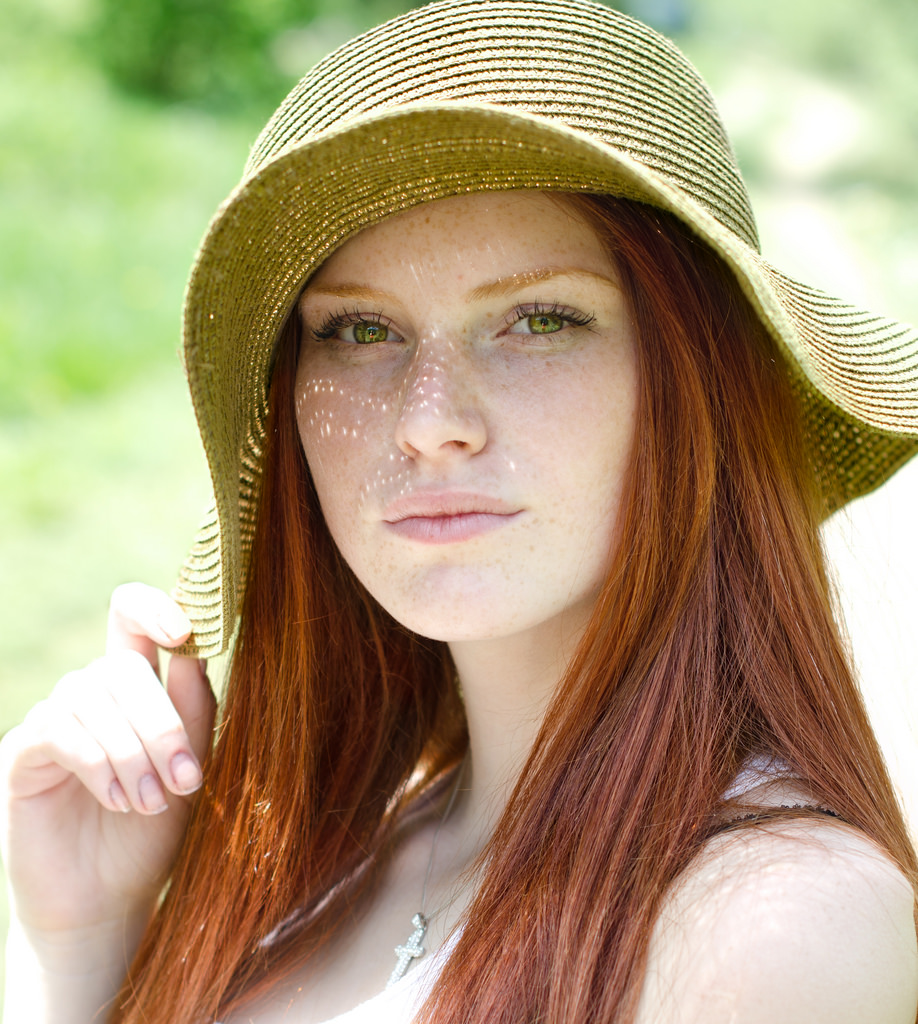
#> input picture images/GirlWearingHat.jpg, 918 x 1024 px, given in place of the camera
$ python capture_face.py
#> lines starting #> are read from the running program, lines starting #| are printed output that depends on the picture; after the words box and inside, x2 and y2 are one past the last pixel; in counts of white or black regions, pixels touching at a corner belong together
import cv2
import numpy as np
import os

cascade_path = os.path.expanduser('~')+"/.pyenv/versions/anaconda3-4.3.0/share/OpenCV/haarcascades/haarcascade_frontalface_alt2.xml"


def capture_camera(save_path):
#> called with save_path = 'images/capture.png'
    cascade = cv2.CascadeClassifier(cascade_path)
    cap = cv2.VideoCapture(0)
    while True:
        ret, frame = cap.read()
#> frame is the input picture: shape (1024, 918, 3); mean B, G, R 119, 152.6, 170.4
        orgHeight, orgWidth = frame.shape[:2]
#> orgHeight = 1024; orgWidth = 918
        while (orgWidth > 1000 or orgHeight > 1000):
            frame = cv2.resize(frame, (int(orgWidth/2), int(orgHeight/2)))
            orgHeight, orgWidth = frame.shape[:2]
#> this loop made 1 pass
#> pass 1, in capture_camera, `frame = cv2.resize(frame, (int(orgWidth/2), int(orgHeight/2)))`:
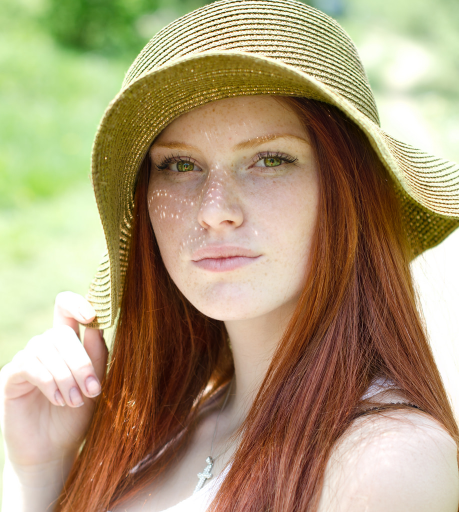
#> frame: shape (512, 459, 3); mean B, G, R 119.1, 152.7, 170.5
        facerect = cascade.detectMultiScale(
            cv2.cvtColor(frame, cv2.COLOR_BGR2GRAY),
            scaleFactor=1.11,
            minNeighbors=3,
            minSize=(100, 100)
        )
#> facerect = [[120, 96, 214, 214]]
        img = frame.copy()
        if len(facerect) != 0:
            for rect in facerect:
                org_length = rect[3]/2.
                face_center = np.array((rect[0:2]+rect[2:4]/2.)-np.array([0, org_length*0.25])).astype(np.int32)
                scale = 1.7
                af_length = int(min([min(face_center[0]+org_length*scale, img.shape[1])-face_center[0], face_center[0]-max(face_center[0]-org_length*scale, 0),
                                     min(face_center[1]+org_length*scale, img.shape[0])-face_center[1], face_center[1]-max(face_center[1]-org_length*scale, 0)]))
                cv2.rectangle(img, tuple(face_center-af_length), tuple(face_center+af_length),
                              (0, 300, 300), thickness=2)
#> this loop made 1 pass
#> (rect, org_length, face_center, scale, af_length) on pass 1: ([120, 96, 214, 214], 107, [227, 176], 1.7, 176)
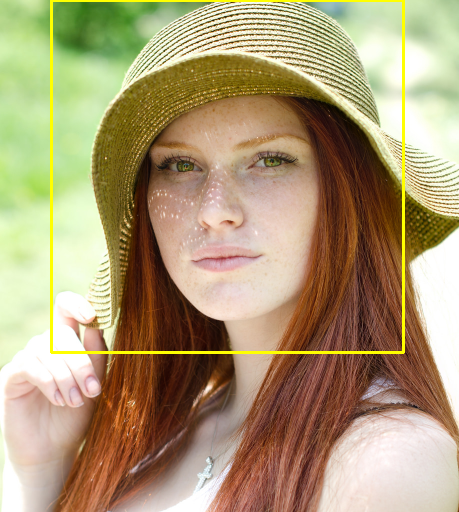
#> img: shape (512, 459, 3); 1.65% of pixels changed, all inside (x1, y1, x2, y2) = (50, 0, 405, 354)
        cv2.imshow("camera", img[:, ::-1])
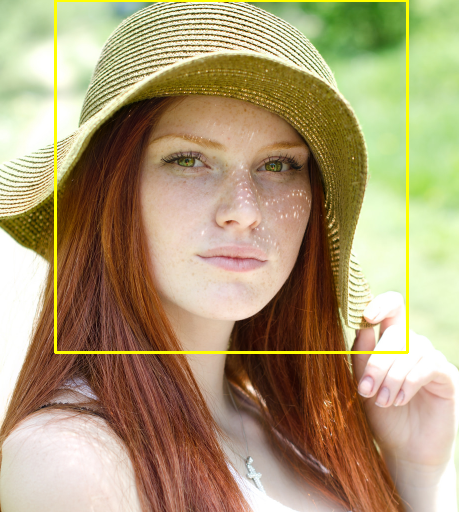
#> window 'camera': shape (512, 459, 3); mean B, G, R 117.1, 154.2, 172
        k = cv2.waitKey(1)  # Wait for 1msec
#> (key Esc is pressed here)
        if k == 27:  # ESC key to quit
            cv2.imwrite(save_path, frame[:, ::-1])
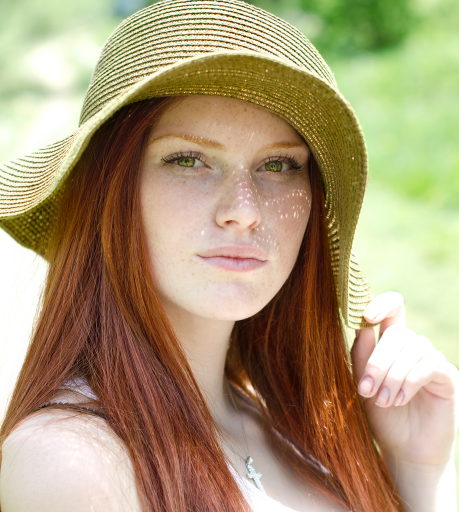
#> saved as capture.png: shape (512, 459, 3); mean B, G, R 119.1, 152.7, 170.5
            break
    cap.release()
    cv2.destroyWindow("camera")


if __name__ == '__main__':
    save_path = 'images/capture.png'
    capture_camera(save_path)

$ run again, on images/IwamatsuRyo.jpg
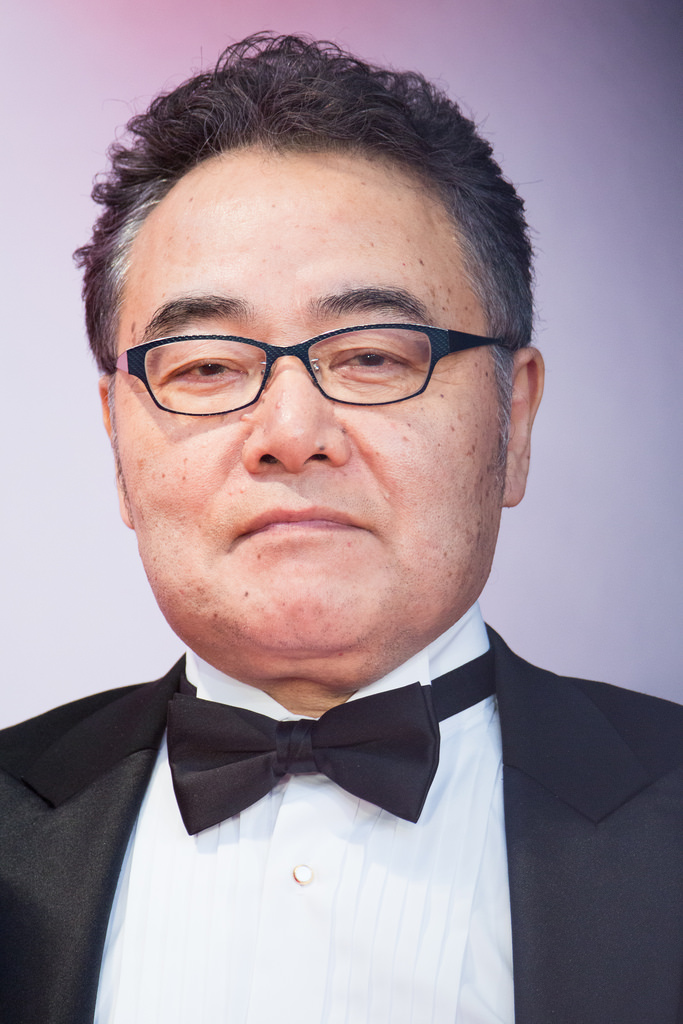
#> input picture images/IwamatsuRyo.jpg, 683 x 1024 px, given in place of the camera
#> in capture_camera, frame is the input picture: shape (1024, 683, 3); mean B, G, R 154.6, 145.2, 161.5
#> facerect = [[24, 82, 243, 243]]
#> the loop in capture_camera, `for rect in facerect:` made 1 pass
#> (rect, org_length, face_center, scale, af_length) on pass 1: ([24, 82, 243, 243], 121.5, [145, 173], 1.7, 145)
#> after the loop in capture_camera, `for rect in facerect:`:
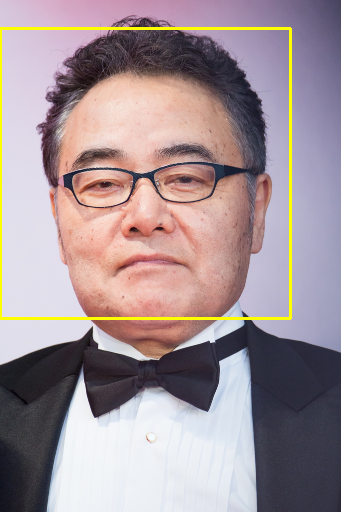
#> img: shape (512, 341, 3); mean B, G, R 151.1, 146.8, 162.7
#> in capture_camera, `cv2.imwrite(save_path, frame[:, ::-1])`:
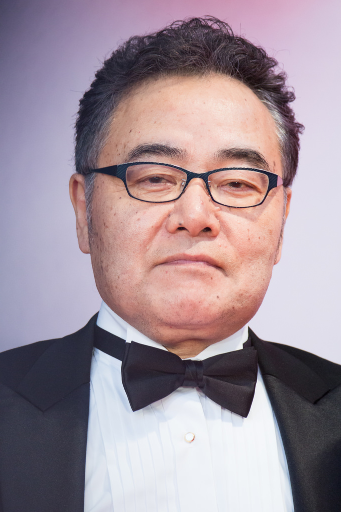
#> saved as capture.png: shape (512, 341, 3); mean B, G, R 154.5, 145.2, 161.4

$ run again, on images/ManyGirls.jpg
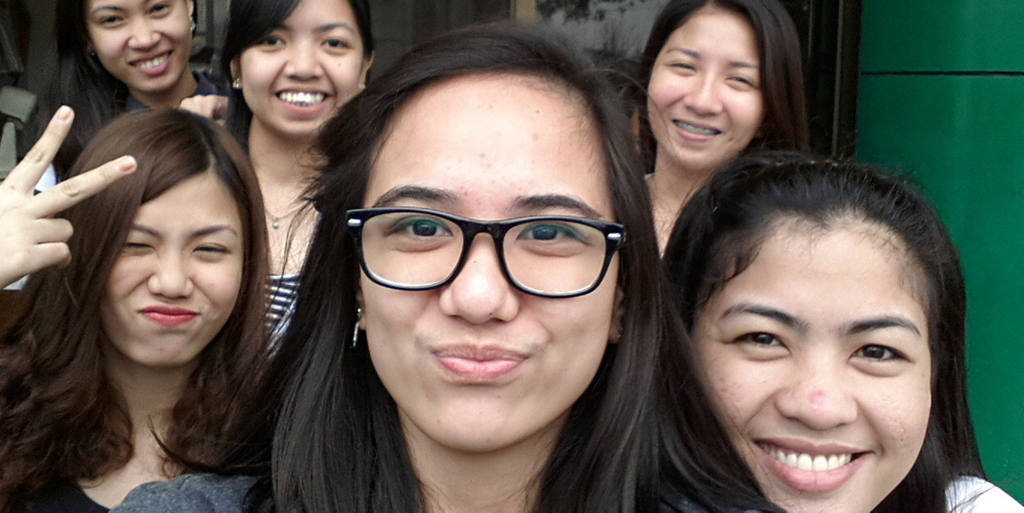
#> input picture images/ManyGirls.jpg, 2048 x 1025 px, given in place of the camera (shown at 1/2 size)
#> in capture_camera, frame is the input picture: shape (1025, 2048, 3); mean B, G, R 83.2, 93.1, 101
#> facerect = [[34, 81, 106, 106], [345, 121, 123, 123], [160, 51, 163, 163]]
#> the loop in capture_camera, `for rect in facerect:` made 3 passes
#> (rect, org_length, face_center, af_length) on passes 1 to 3: ([34, 81, 106, 106], 53, [87, 120], 87), ([345, 121, 123, 123], 61.5, [406, 167], 89), ([160, 51, 163, 163], 81.5, [241, 112], 112)
#> after the loop in capture_camera, `for rect in facerect:`:
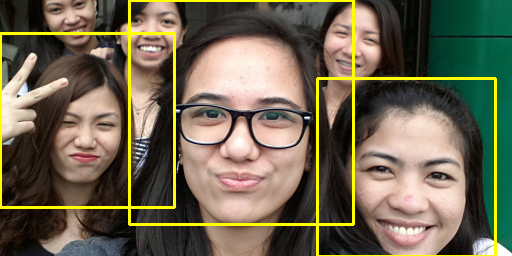
#> img: shape (256, 512, 3); mean B, G, R 80.4, 101.7, 109.6
#> in capture_camera, `cv2.imwrite(save_path, frame[:, ::-1])`:
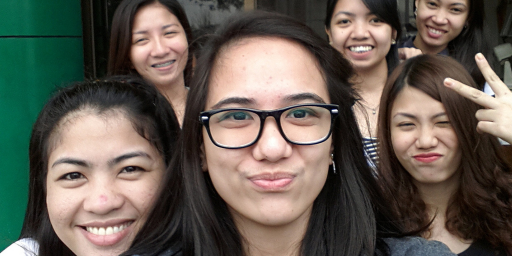
#> saved as capture.png: shape (256, 512, 3); mean B, G, R 83.2, 93.1, 101

$ run again, on images/RomaPeople.jpg
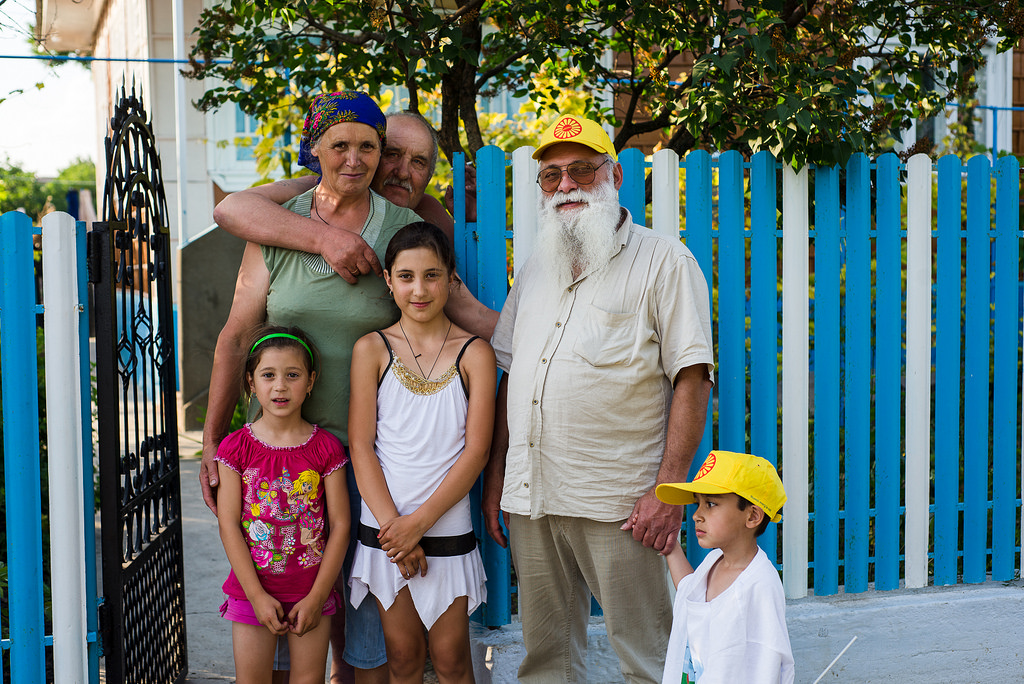
#> input picture images/RomaPeople.jpg, 1024 x 684 px, given in place of the camera
#> in capture_camera, frame is the input picture: shape (684, 1024, 3); mean B, G, R 115.6, 115.9, 100.4
#> the loop in capture_camera, `while (orgWidth > 1000 or orgHeight > 1000):` made 1 pass
#> pass 1, in capture_camera, `frame = cv2.resize(frame, (int(orgWidth/2), int(orgHeight/2)))`:
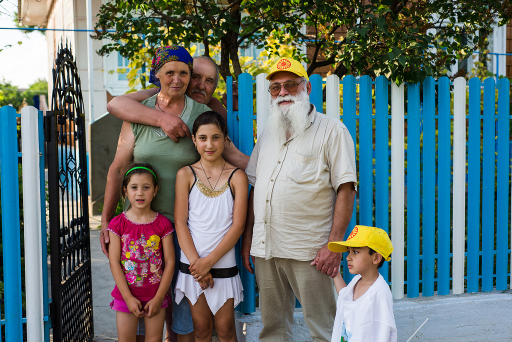
#> frame: shape (342, 512, 3); mean B, G, R 115.7, 116, 100.5
#> facerect = ()
#> in capture_camera, `cv2.imshow("camera", img[:, ::-1])`:
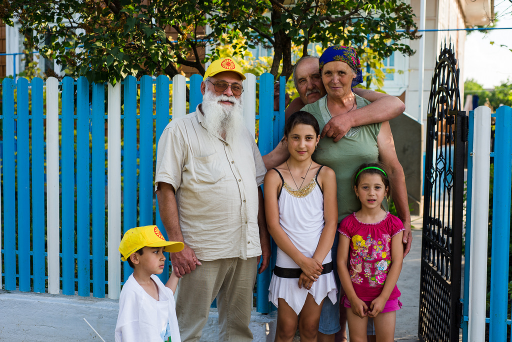
#> window 'camera': shape (342, 512, 3); mean B, G, R 115.7, 116, 100.5
